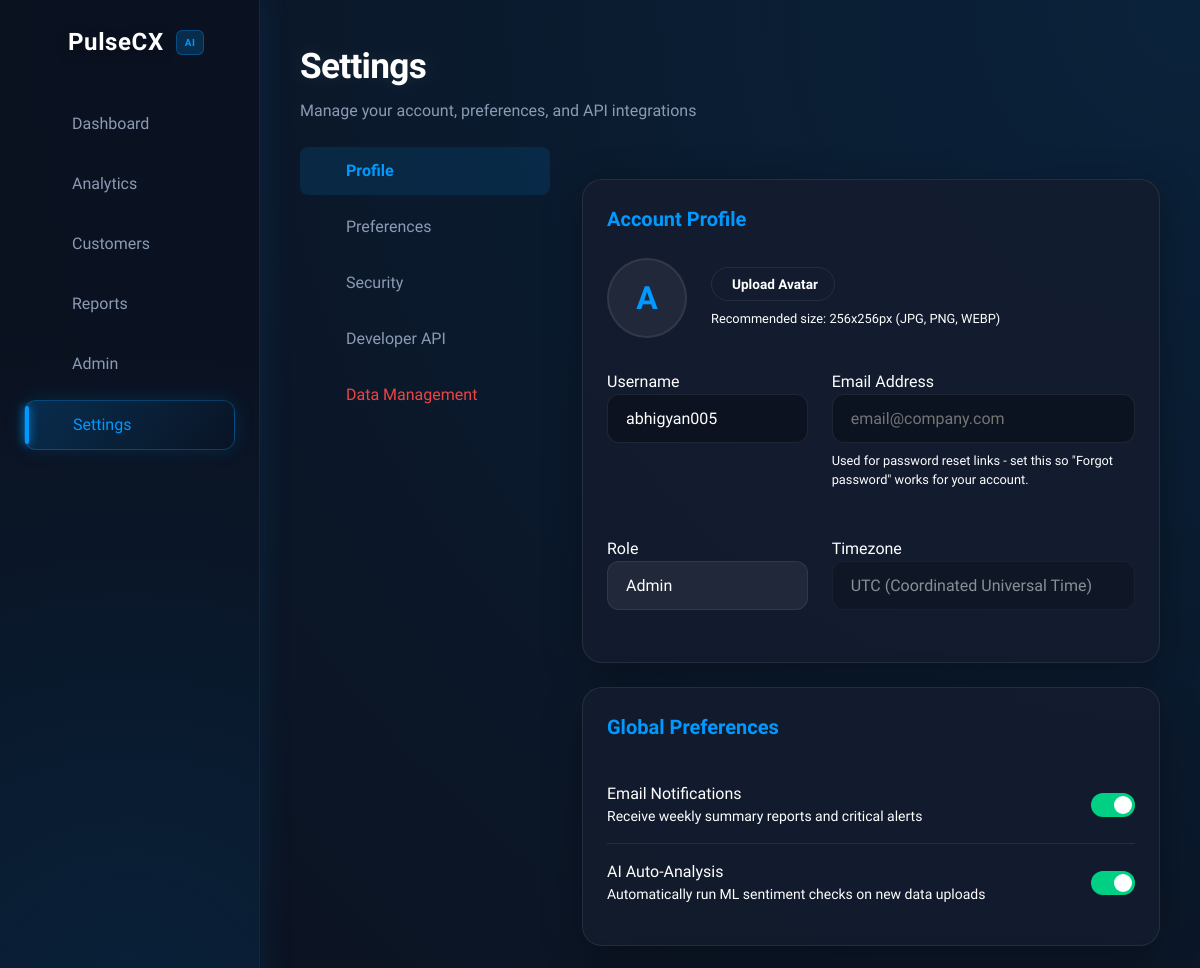
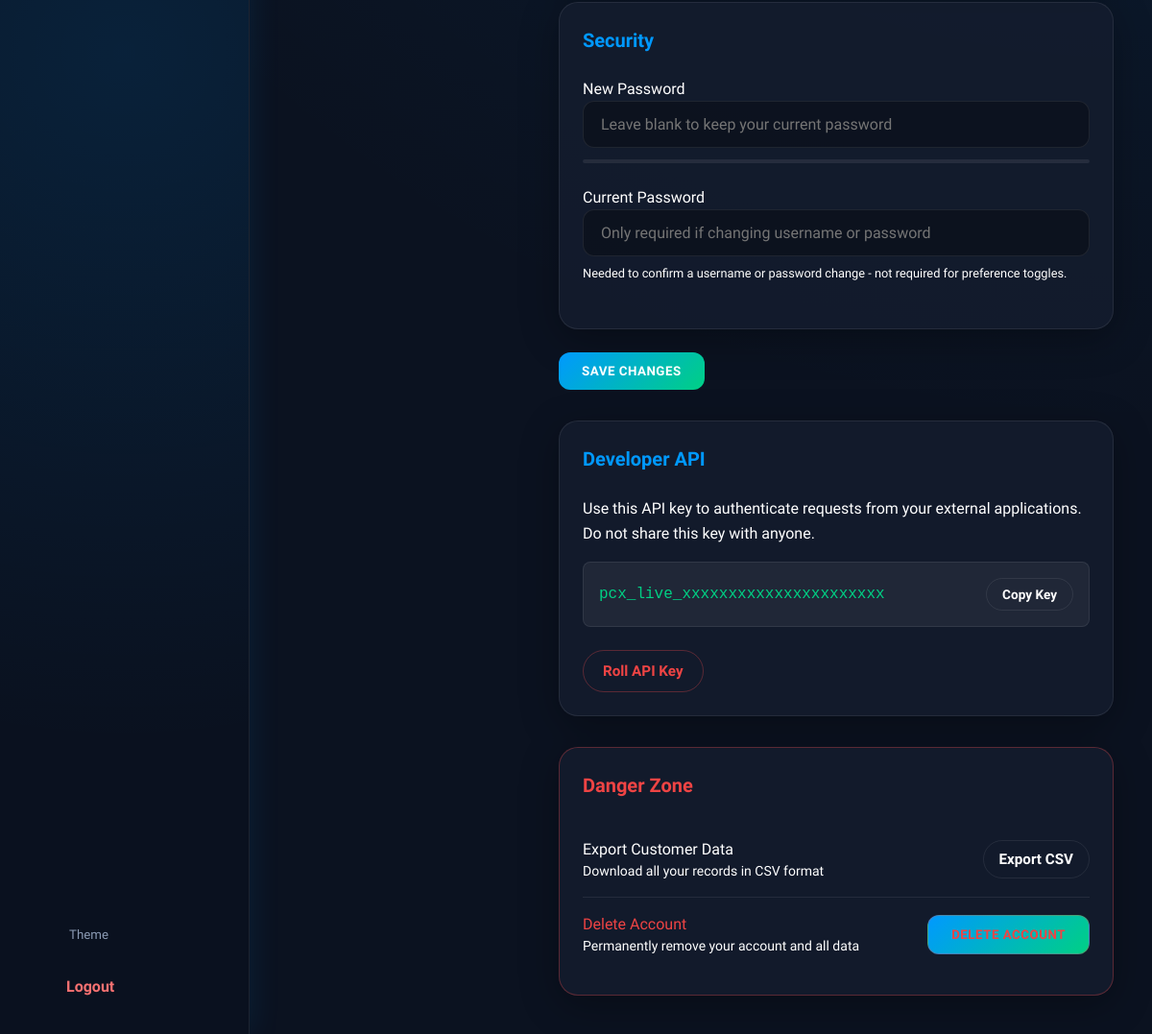
The app's page /settings (signed in) with its own data (2 pictures, top to bottom).
### models.py (models this page shows)
class User(db.Model, UserMixin):
    __tablename__ = "users"
    id = db.Column(db.Integer, primary_key=True)
    username = db.Column(db.String(100), unique=True, nullable=False, index=True)
    password = db.Column(db.String(255), nullable=False)
    role = db.Column(db.String(20), nullable=False, default="analyst", index=True)
    email = db.Column(db.String(255), unique=True, index=True)
    email_notify = db.Column(db.Boolean, nullable=False, default=True)
    ai_enabled = db.Column(db.Boolean, nullable=False, default=True)
    avatar = db.Column(db.String(200))
    created_at = db.Column(db.DateTime(timezone=True), nullable=False, default=utcnow)
    feedbacks = db.relationship("Feedback", backref="user", lazy="dynamic", cascade="all, delete-orphan")
    reset_token = db.Column(db.String(64), unique=True, index=True)
    reset_token_expires = db.Column(db.DateTime(timezone=True))

### app.py (the view, shortened to what this page needs)
@app.route('/settings', methods=['GET', 'POST'])
@login_required
def settings():
    user = current_user
    total = Feedback.query.filter_by(user_id=user.id).count()
    positive = Feedback.query.filter_by(user_id=user.id, sentiment="Positive").count()
    ai_score = int((positive / total) * 100) if total > 0 else 0
    return render_template(
        'settings.html',
        ai_score=ai_score
    )

### app.py (called while the page is built)
@app.after_request
def _cache_vendor_assets(response):
    if request.path.startswith('/static/vendor/'):
        response.headers['Cache-Control'] = 'public, max-age=2592000, immutable'  # 30 days
    return response

@login_manager.user_loader
def load_user(user_id):
    return User.query.get(int(user_id))

### templates/settings.html (shortened to what this page needs)
{% extends "base.html" %}
{% block content %}
<div class="dashboard-header mb-6">
    <h1 class="page-title">Settings</h1>
    <p class="page-subtitle">Manage your account, preferences, and API integrations</p>
</div>
<div id="settingsLayout" style="display: grid; grid-template-columns: 250px 1fr; gap: 32px; max-width: 1200px;">
    <div class="settings-sidebar">
        <ul style="list-style: none; display: flex; flex-direction: column; gap: 8px;">
            <li>
                <a href="#profile" class="settings-nav-item active" style="display: flex; align-items: center; gap: 12px; padding: 12px 16px; border-radius: 8px; font-weight: 600; background: var(--primary-transparent); color: var(--primary-color);">
                    <i data-lucide="user" style="width: 18px; height: 18px;"></i> Profile
                </a>
            </li>
            <li>
                <a href="#preferences" class="settings-nav-item" style="display: flex; align-items: center; gap: 12px; padding: 12px 16px; border-radius: 8px; font-weight: 500; color: var(--text-secondary);">
                    <i data-lucide="sliders" style="width: 18px; height: 18px;"></i> Preferences
                </a>
            </li>
            <li>
                <a href="#security" class="settings-nav-item" style="display: flex; align-items: center; gap: 12px; padding: 12px 16px; border-radius: 8px; font-weight: 500; color: var(--text-secondary);">
                    <i data-lucide="lock" style="width: 18px; height: 18px;"></i> Security
                </a>
            </li>
            <li>
                <a href="#developer" class="settings-nav-item" style="display: flex; align-items: center; gap: 12px; padding: 12px 16px; border-radius: 8px; font-weight: 500; color: var(--text-secondary);">
                    <i data-lucide="terminal" style="width: 18px; height: 18px;"></i> Developer API
                </a>
            </li>
            <li>
                <a href="#data" class="settings-nav-item" style="display: flex; align-items: center; gap: 12px; padding: 12px 16px; border-radius: 8px; font-weight: 500; color: var(--danger);">
                    <i data-lucide="database" style="width: 18px; height: 18px;"></i> Data Management
                </a>
            </li>
        </ul>
    </div>
    <div style="display: flex; flex-direction: column; gap: 32px;">
        <form method="POST" autocomplete="off">
            <div id="profile" class="tilt-card glass p-6 mb-6">
                <h3 class="text-primary mb-6" style="font-size: 1.25rem;">Account Profile</h3>
                <div style="display: flex; gap: 24px; align-items: center; margin-bottom: 32px;">
                    <div id="avatarPreview" style="width: 80px; height: 80px; border-radius: 50%; background: var(--bg-hover); display: flex; align-items: center; justify-content: center; font-size: 2rem; font-weight: bold; color: var(--primary-color); overflow: hidden; border: 2px solid var(--border-color); flex-shrink: 0;">
                        {% if current_user.avatar %}
                            <img src="{{ url_for('static', filename='avatars/' + current_user.avatar) }}" style="width: 100%; height: 100%; object-fit: cover;">
                        {% else %}
                            {{ current_user.username[0].upper() }}
                        {% endif %}
                    </div>
                    <div>
                        <button type="button" class="btn-secondary" style="padding: 8px 16px; font-size: 0.85rem; margin-bottom: 8px;" onclick="document.getElementById('avatarInput').click()">
                             Upload Avatar
                        </button>
                        <p class="text-secondary" style="font-size: 0.8rem;">Recommended size: 256x256px (JPG, PNG, WEBP)</p>
                    </div>
                </div>
                <div style="display: grid; grid-template-columns: 1fr 1fr; gap: 24px;">
                    <div class="form-group">
                        <label class="form-label">Username</label>
                        <input type="text" name="username" class="input-field" value="{{ current_user.username }}">
                    </div>
                    <div class="form-group">
                        <label class="form-label">Email Address</label>
                        <input type="email" name="email" placeholder="email@company.com" class="input-field" value="{{ current_user.email or '' }}">
                        <p class="text-secondary" style="font-size: 0.8rem; margin-top: 4px;">Used for password reset links - set this so "Forgot password" works for your account.</p>
                    </div>
                    <div class="form-group">
                        <label class="form-label">Role</label>
                        <input type="text" disabled class="input-field" value="{{ current_user.role|title }}" style="background: rgba(var(--overlay-rgb), 0.06); cursor: not-allowed;">
                    </div>
                    <div class="form-group">
                        <label class="form-label">Timezone</label>
                    </div>
                </div>
            </div>
            <div id="preferences" class="tilt-card glass p-6 mb-6">
                <h3 class="text-primary mb-6" style="font-size: 1.25rem;">Global Preferences</h3>
                <div style="display: flex; justify-content: space-between; align-items: center; padding: 16px 0; border-bottom: 1px solid var(--border-color);">
                    <div>
                        <p style="font-weight: 500;">Email Notifications</p>
                        <p class="text-secondary" style="font-size: 0.875rem;">Receive weekly summary reports and critical alerts</p>
                    </div>
                    <label style="position: relative; display: inline-block; width: 44px; height: 24px;">
                        <span class="toggle-slider" style="position: absolute; cursor: pointer; top: 0; left: 0; right: 0; bottom: 0; background-color: {% if current_user.email_notify %}var(--success){% else %}var(--bg-hover){% endif %}; transition: .4s; border-radius: 34px;">
                            <span style="position: absolute; content: ''; height: 18px; width: 18px; left: 3px; bottom: 3px; background-color: white; transition: .4s; border-radius: 50%; transform: {% if current_user.email_notify %}translateX(20px){% else %}translateX(0){% endif %};"></span>
                        </span>
                    </label>
                </div>
                <div style="display: flex; justify-content: space-between; align-items: center; padding: 16px 0;">
                    <div>
                        <p style="font-weight: 500;">AI Auto-Analysis</p>
                        <p class="text-secondary" style="font-size: 0.875rem;">Automatically run ML sentiment checks on new data uploads</p>
                    </div>
                    <label style="position: relative; display: inline-block; width: 44px; height: 24px;">
                        <span class="toggle-slider" style="position: absolute; cursor: pointer; top: 0; left: 0; right: 0; bottom: 0; background-color: {% if current_user.ai_enabled %}var(--success){% else %}var(--bg-hover){% endif %}; transition: .4s; border-radius: 34px;">
                            <span style="position: absolute; content: ''; height: 18px; width: 18px; left: 3px; bottom: 3px; background-color: white; transition: .4s; border-radius: 50%; transform: {% if current_user.ai_enabled %}translateX(20px){% else %}translateX(0){% endif %};"></span>
                        </span>
                    </label>
                </div>
            </div>
            <div id="security" class="tilt-card glass p-6 mb-6">
                <h3 class="text-primary mb-6" style="font-size: 1.25rem;">Security</h3>
                <div class="form-group">
                    <label class="form-label">New Password</label>
                    <div style="position: relative;">
                        <input type="password" id="newPassword" name="password" placeholder="Leave blank to keep your current password" class="input-field">
                    </div>
                    <div id="strengthBar" style="height: 4px; border-radius: 2px; background-color: var(--border-color); margin-top: 8px; transition: background-color 0.3s;"></div>
                </div>
                <div class="form-group">
                    <label class="form-label">Current Password</label>
                    <input type="password" name="old_password" placeholder="Only required if changing username or password" class="input-field">
                    <p class="text-secondary" style="font-size: 0.8rem; margin-top: 4px;">Needed to confirm a username or password change - not required for preference toggles.</p>
                </div>
            </div>
            <button type="submit" class="btn-primary">Save Changes</button>
        </form>
        <div id="developer" class="tilt-card glass p-6">
            <h3 class="text-primary mb-6" style="font-size: 1.25rem;">Developer API</h3>
            <p class="text-secondary mb-4" style="line-height: 1.6;">Use this API key to authenticate requests from your external applications. Do not share this key with anyone.</p>
            <div style="display: flex; gap: 12px; align-items: center; background: rgba(var(--overlay-rgb), 0.06); padding: 16px; border-radius: 8px; border: 1px solid var(--border-color); margin-bottom: 24px;">
                <code style="flex: 1; color: var(--success); font-family: monospace; font-size: 1rem;">pcx_live_xxxxxxxxxxxxxxxxxxxxxx</code>
                <button class="btn-secondary" style="padding: 8px 16px; font-size: 0.85rem;" onclick="alert('API Key Copied!')">Copy Key</button>
            </div>
            <button class="btn-secondary text-danger" style="border-color: rgba(255, 77, 77, 0.3);">Roll API Key</button>
        </div>
        <div id="data" class="tilt-card glass p-6" style="border-color: rgba(255, 77, 77, 0.3);">
            <h3 class="text-danger mb-6" style="font-size: 1.25rem;">Danger Zone</h3>
            <div style="display: flex; justify-content: space-between; align-items: center; padding: 16px 0; border-bottom: 1px solid var(--border-color);">
                <div>
                    <p style="font-weight: 500;">Export Customer Data</p>
                    <p class="text-secondary" style="font-size: 0.875rem;">Download all your records in CSV format</p>
                </div>
                <a href="/export_csv" class="btn-secondary" style="padding: 8px 16px;">Export CSV</a>
            </div>
            <div style="display: flex; justify-content: space-between; align-items: center; padding: 16px 0;">
                <div>
                    <p style="font-weight: 500; color: var(--danger);">Delete Account</p>
                    <p class="text-secondary" style="font-size: 0.875rem;">Permanently remove your account and all data</p>
                </div>
                <form method="POST" action="/delete_account" onsubmit="return confirm('Are you absolutely sure you want to delete your account? This cannot be undone.')">
                    <button type="submit" class="btn-primary" style="background-color: rgba(239, 68, 68, 0.1); border: 1px solid rgba(239, 68, 68, 0.3); color: var(--danger);">
                    </button>
                </form>
            </div>
        </div>
    </div>
</div>
{% endblock %}

### static/style.css (style rules this page uses)
:root { --primary-color: #0099FF; --primary-hover: #33ADFF; --primary-glow: rgba(0, 153, 255, 0.4); --secondary-color: #00D084; --secondary-glow: rgba(0, 208, 132, 0.4); --success: #00D084; --danger: #ef4444; --warning: #f59e0b; --info: #0099FF; --font-family: 'Plus Jakarta Sans', -apple-system, sans-serif; }
:root, [data-theme="dark"] { --bg-main: #0B1220; --bg-sidebar: rgba(11, 18, 32, 0.92); --bg-card: rgba(20, 29, 46, 0.85); --bg-surface: rgba(15, 23, 42, 0.4); --bg-surface-hover: rgba(15, 23, 42, 0.6); --bg-input: rgba(0, 0, 0, 0.3); --panel-solid: #0f1729; --body-gradient: radial-gradient(circle at top right, #001f3f, #0B1220); --text-primary: #FFFFFF; --text-secondary: #8B9BB4; --border-color: rgba(255, 255, 255, 0.08); --bg-hover: rgba(255, 255, 255, 0.06); --primary-transparent: rgba(0, 153, 255, 0.12); --text-primary-rgb: 255, 255, 255; --text-secondary-rgb: 191, 219, 254; --overlay-rgb: 255, 255, 255; --bg-alt: #121820; --card-shadow: 0 10px 40px rgba(0, 0, 0, 0.3); --elevated-shadow: 0 20px 40px rgba(0, 0, 0, 0.4); }
body, .glass, .tilt-card, .card, .stat-card, .data-table-container, .custom-select-trigger, .custom-select-panel, .input-field, .sidebar, .auth-card { transition: background-color 0.3s ease, color 0.3s ease, border-color 0.3s ease; }
* { box-sizing: border-box; margin: 0; padding: 0; }
body { font-family: var(--font-family); background: var(--body-gradient); background-attachment: fixed; color: var(--text-primary); line-height: 1.5; -webkit-font-smoothing: antialiased; overflow-x: hidden; }
a { color: var(--primary-color); text-decoration: none; transition: color 0.2s ease; }
button, a { transition: transform 0.15s ease; }
.glass { background: var(--bg-card); border-radius: 20px; border: 1px solid var(--border-color); box-shadow: var(--card-shadow); }
.tilt-card { transition: transform 0.2s ease; }
.btn-primary { background: linear-gradient(135deg, var(--primary-color) 0%, var(--secondary-color) 100%); color: #ffffff; font-weight: 700; border-radius: 12px; padding: 12px 24px; border: none; transition: transform 0.15s ease; display: inline-flex; align-items: center; justify-content: center; gap: 8px; text-transform: uppercase; letter-spacing: 0.5px; }
button { cursor: pointer; font-family: inherit; border: none; background: none; }
input, textarea, select { font-family: inherit; }
.page-title { font-size: 2.2rem; font-weight: 800; color: var(--text-primary); letter-spacing: -0.02em; margin: 0; text-shadow: 0 0 20px rgba(var(--overlay-rgb), 0.1); }
.page-subtitle { color: var(--text-secondary); font-size: 1rem; margin-top: 6px; }
.input-field { width: 100%; padding: 14px 18px; background-color: var(--bg-input); border: 1px solid var(--border-color); border-radius: 12px; color: var(--text-primary); font-size: 1rem; transition: border-color 0.2s ease, background-color 0.2s ease, box-shadow 0.2s ease; margin-bottom: 4px; }
.form-group { margin-bottom: 24px; width: 100%; }
.btn-secondary { background-color: transparent; color: var(--text-primary); border: 1px solid var(--border-color); padding: 12px 20px; border-radius: 30px; font-weight: 600; font-size: 0.95rem; transition: border-color 0.2s ease, background-color 0.2s ease; }
.text-danger { color: var(--danger); }
.text-primary { color: var(--primary-color); }
.mb-4 { margin-bottom: 16px; }
.mb-6 { margin-bottom: 24px; }
.p-6 { padding: 24px; }
.transition-colors { transition: color 0.2s ease, background-color 0.2s ease, border-color 0.2s ease; }
.duration-300 { transition-duration: 0.3s; }

### records on screen
User: username "A", username "abhigyan005", role "Admin"
